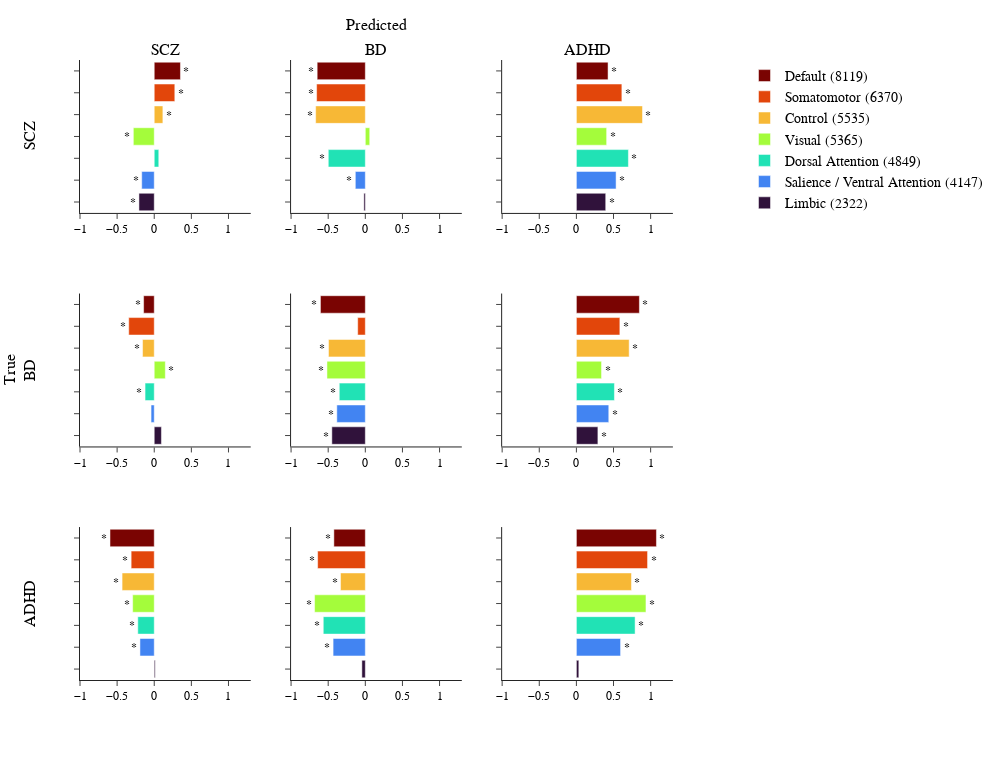

The notebook cell this image was saved under:
### Code cell
# outcomes = [
#   "ADHD|PredictedADHD_percent","ADHD|PredictedBIPOLAR_percent","ADHD|PredictedSCHZ_percent",
#   "BIPOLAR|PredictedADHD_percent","BIPOLAR|PredictedBIPOLAR_percent","BIPOLAR|PredictedSCHZ_percent",
#   "SCHZ|PredictedADHD_percent","SCHZ|PredictedBIPOLAR_percent","SCHZ|PredictedSCHZ_percent"
# ]
diag_list = ['SCZ','BD','ADHD']
network_list = [
  'Limbic',
  'Salience / Ventral Attention',
  'Dorsal Attention',
  'Visual',
  'Control',
  'Somatomotor',
  'Default'
]
arr_plot = make_subplots(
  rows = 3,
  cols = 3,
  row_titles=diag_list,
  column_titles=diag_list,
  x_title='Predicted',
  y_title='True',
  vertical_spacing=.13
)
ind = 0

for i in diag_list:
  for j in diag_list:
    outcome = f'{i}|Predicted{j}_percent'
    sub_df = fi_df.loc[(fi_df['True']==i) & (fi_df['Pred']==j)]
    print(outcome)
    sub_df['n_perm'] = sub_df['n_perm'].astype(str)
    for net in network_list:
      net_df = sub_df.loc[sub_df['Network Subset']==net]
      if ind==0:
        arr_plot.add_trace(
          go.Bar(
            # sub_df,
            y=net_df["Network Subset"],
            x=net_df["Cohens_d"],
            marker_color=net_df["color"],
            name=f'{net} ({target_dict[net]["Number Permuted"]})',
            text=net_df["p_past_threshold"],
            textposition="outside",
            showlegend=True,
            orientation='h'
          ),
          row=diag_list.index(i)+1,
          col=diag_list.index(j)+1
        )
      else:
        arr_plot.add_trace(
          go.Bar(
            # sub_df,
            y=net_df["Network Subset"],
            x=net_df["Cohens_d"],
            marker_color=net_df["color"],
            name=f'{net} ({target_dict[net]["Number Permuted"]})',
            text=net_df["p_past_threshold"],
            textposition="outside",
            showlegend=False,
            orientation='h'
          ),
          row=diag_list.index(i)+1,
          col=diag_list.index(j)+1
        )
    ind+=1

      

arr_plot.update_layout(
  height=760, 
  width=1000, 
  # title_text=f'Network Connection Feature Importance',
  showlegend=True,
  legend=dict(
    orientation='v',
    yanchor="top",
    y=1,
    xanchor="right",
    x=1.5,
    traceorder='reversed',
    font=dict(
      # family="Times New Roman",
      size=14,
      color="Black"
    )
  ),
  font=dict(
    # family="Times New Roman",
    size=12,
    color="Black"
    ),
  template='simple_white',
  paper_bgcolor='White',
  plot_bgcolor='White'
)

arr_plot.update_yaxes(showticklabels= False)
arr_plot.update_xaxes(range = [-1,1.3], showticklabels=True)
arr_plot.for_each_annotation(
  lambda a:  a.update(x = 0,textangle=-90, xanchor='right', xshift=-40) if a.x ==.98 else
  a.update(xshift = -60) if a.x ==0 else
  a.update(yanchor = 'bottom', y=1,yshift = 25) if a.text == "Predicted" else()
  # a.update(x = -0.07) if a.text in row_titles else()
)
arr_plot.update_layout(margin=dict(t=60, l=80))
arr_plot.write_html('FeatureImportance_Results_03.html')
arr_plot.update_layout(
    font=dict(
        family="Arial",
        size=12,
        color="Black"
      ),
  )
arr_plot.write_image('FeatureImportance_Results_03.jpg', scale=4)
arr_plot.show()

### Figure 1 — Plotly figure (JSON) as saved in the notebook; plotly's stock layout.template omitted (floating-point values rounded to 4 significant figures)
{"data": [{"marker": {"color": ["rgb(48, 18, 59)"]}, "name": "Limbic (2322)", "orientation": "h", "showlegend": true, "text": ["*"], "textposition": "outside", "type": "bar", "x": [-0.2059], "xaxis": "x", "y": ["Limbic"], "yaxis": "y"}, {"marker": {"color": ["rgb(66, 132, 242)"]}, "name": "Salience / Ventral Attention (4147)", "orientation": "h", "showlegend": true, "text": ["*"], "textposition": "outside", "type": "bar", "x": [-0.1686], "xaxis": "x", "y": ["Salience / Ventral Attention"], "yaxis": "y"}, {"marker": {"color": ["rgb(33, 226, 181)"]}, "name": "Dorsal Attention (4849)", "orientation": "h", "showlegend": true, "text": [null], "textposition": "outside", "type": "bar", "x": [0.06113], "xaxis": "x", "y": ["Dorsal Attention"], "yaxis": "y"}, {"marker": {"color": ["rgb(164, 252, 59)"]}, "name": "Visual (5365)", "orientation": "h", "showlegend": true, "text": ["*"], "textposition": "outside", "type": "bar", "x": [-0.2816], "xaxis": "x", "y": ["Visual"], "yaxis": "y"}, {"marker": {"color": ["rgb(247, 184, 54)"]}, "name": "Control (5535)", "orientation": "h", "showlegend": true, "text": ["*"], "textposition": "outside", "type": "bar", "x": [0.1162], "xaxis": "x", "y": ["Control"], "yaxis": "y"}, {"marker": {"color": ["rgb(226, 70, 11)"]}, "name": "Somatomotor (6370)", "orientation": "h", "showlegend": true, "text": ["*"], "textposition": "outside", "type": "bar", "x": [0.2771], "xaxis": "x", "y": ["Somatomotor"], "yaxis": "y"}, {"marker": {"color": ["rgb(122, 4, 2)"]}, "name": "Default (8119)", "orientation": "h", "showlegend": true, "text": ["*"], "textposition": "outside", "type": "bar", "x": [0.353], "xaxis": "x", "y": ["Default"], "yaxis": "y"}, {"marker": {"color": ["rgb(48, 18, 59)"]}, "name": "Limbic (2322)", "orientation": "h", "showlegend": false, "text": [null], "textposition": "outside", "type": "bar", "x": [-0.01935], "xaxis": "x2", "y": ["Limbic"], "yaxis": "y2"}, {"marker": {"color": ["rgb(66, 132, 242)"]}, "name": "Salience / Ventral Attention (4147)", "orientation": "h", "showlegend": false, "text": ["*"], "textposition": "outside", "type": "bar", "x": [-0.1346], "xaxis": "x2", "y": ["Salience / Ventral Attention"], "yaxis": "y2"}, {"marker": {"color": ["rgb(33, 226, 181)"]}, "name": "Dorsal Attention (4849)", "orientation": "h", "showlegend": false, "text": ["*"], "textposition": "outside", "type": "bar", "x": [-0.4988], "xaxis": "x2", "y": ["Dorsal Attention"], "yaxis": "y2"}, {"marker": {"color": ["rgb(164, 252, 59)"]}, "name": "Visual (5365)", "orientation": "h", "showlegend": false, "text": [null], "textposition": "outside", "type": "bar", "x": [0.05951], "xaxis": "x2", "y": ["Visual"], "yaxis": "y2"}, {"marker": {"color": ["rgb(247, 184, 54)"]}, "name": "Control (5535)", "orientation": "h", "showlegend": false, "text": ["*"], "textposition": "outside", "type": "bar", "x": [-0.6688], "xaxis": "x2", "y": ["Control"], "yaxis": "y2"}, {"marker": {"color": ["rgb(226, 70, 11)"]}, "name": "Somatomotor (6370)", "orientation": "h", "showlegend": false, "text": ["*"], "textposition": "outside", "type": "bar", "x": [-0.6559], "xaxis": "x2", "y": ["Somatomotor"], "yaxis": "y2"}, {"marker": {"color": ["rgb(122, 4, 2)"]}, "name": "Default (8119)", "orientation": "h", "showlegend": false, "text": ["*"], "textposition": "outside", "type": "bar", "x": [-0.6484], "xaxis": "x2", "y": ["Default"], "yaxis": "y2"}, {"marker": {"color": ["rgb(48, 18, 59)"]}, "name": "Limbic (2322)", "orientation": "h", "showlegend": false, "text": ["*"], "textposition": "outside", "type": "bar", "x": [0.3951], "xaxis": "x3", "y": ["Limbic"], "yaxis": "y3"}, {"marker": {"color": ["rgb(66, 132, 242)"]}, "name": "Salience / Ventral Attention (4147)", "orientation": "h", "showlegend": false, "text": ["*"], "textposition": "outside", "type": "bar", "x": [0.5347], "xaxis": "x3", "y": ["Salience / Ventral Attention"], "yaxis": "y3"}, {"marker": {"color": ["rgb(33, 226, 181)"]}, "name": "Dorsal Attention (4849)", "orientation": "h", "showlegend": false, "text": ["*"], "textposition": "outside", "type": "bar", "x": [0.7005], "xaxis": "x3", "y": ["Dorsal Attention"], "yaxis": "y3"}, {"marker": {"color": ["rgb(164, 252, 59)"]}, "name": "Visual (5365)", "orientation": "h", "showlegend": false, "text": ["*"], "textposition": "outside", "type": "bar", "x": [0.4075], "xaxis": "x3", "y": ["Visual"], "yaxis": "y3"}, {"marker": {"color": ["rgb(247, 184, 54)"]}, "name": "Control (5535)", "orientation": "h", "showlegend": false, "text": ["*"], "textposition": "outside", "type": "bar", "x": [0.8904], "xaxis": "x3", "y": ["Control"], "yaxis": "y3"}, {"marker": {"color": ["rgb(226, 70, 11)"]}, "name": "Somatomotor (6370)", "orientation": "h", "showlegend": false, "text": ["*"], "textposition": "outside", "type": "bar", "x": [0.6126], "xaxis": "x3", "y": ["Somatomotor"], "yaxis": "y3"}, {"marker": {"color": ["rgb(122, 4, 2)"]}, "name": "Default (8119)", "orientation": "h", "showlegend": false, "text": ["*"], "textposition": "outside", "type": "bar", "x": [0.4265], "xaxis": "x3", "y": ["Default"], "yaxis": "y3"}, {"marker": {"color": ["rgb(48, 18, 59)"]}, "name": "Limbic (2322)", "orientation": "h", "showlegend": false, "text": [null], "textposition": "outside", "type": "bar", "x": [0.09675], "xaxis": "x4", "y": ["Limbic"], "yaxis": "y4"}, {"marker": {"color": ["rgb(66, 132, 242)"]}, "name": "Salience / Ventral Attention (4147)", "orientation": "h", "showlegend": false, "text": [null], "textposition": "outside", "type": "bar", "x": [-0.04269], "xaxis": "x4", "y": ["Salience / Ventral Attention"], "yaxis": "y4"}, {"marker": {"color": ["rgb(33, 226, 181)"]}, "name": "Dorsal Attention (4849)", "orientation": "h", "showlegend": false, "text": ["*"], "textposition": "outside", "type": "bar", "x": [-0.1234], "xaxis": "x4", "y": ["Dorsal Attention"], "yaxis": "y4"}, {"marker": {"color": ["rgb(164, 252, 59)"]}, "name": "Visual (5365)", "orientation": "h", "showlegend": false, "text": ["*"], "textposition": "outside", "type": "bar", "x": [0.1493], "xaxis": "x4", "y": ["Visual"], "yaxis": "y4"}, {"marker": {"color": ["rgb(247, 184, 54)"]}, "name": "Control (5535)", "orientation": "h", "showlegend": false, "text": ["*"], "textposition": "outside", "type": "bar", "x": [-0.1574], "xaxis": "x4", "y": ["Control"], "yaxis": "y4"}, {"marker": {"color": ["rgb(226, 70, 11)"]}, "name": "Somatomotor (6370)", "orientation": "h", "showlegend": false, "text": ["*"], "textposition": "outside", "type": "bar", "x": [-0.3436], "xaxis": "x4", "y": ["Somatomotor"], "yaxis": "y4"}, {"marker": {"color": ["rgb(122, 4, 2)"]}, "name": "Default (8119)", "orientation": "h", "showlegend": false, "text": ["*"], "textposition": "outside", "type": "bar", "x": [-0.1431], "xaxis": "x4", "y": ["Default"], "yaxis": "y4"}, {"marker": {"color": ["rgb(48, 18, 59)"]}, "name": "Limbic (2322)", "orientation": "h", "showlegend": false, "text": ["*"], "textposition": "outside", "type": "bar", "x": [-0.4508], "xaxis": "x5", "y": ["Limbic"], "yaxis": "y5"}, {"marker": {"color": ["rgb(66, 132, 242)"]}, "name": "Salience / Ventral Attention (4147)", "orientation": "h", "showlegend": false, "text": ["*"], "textposition": "outside", "type": "bar", "x": [-0.3837], "xaxis": "x5", "y": ["Salience / Ventral Attention"], "yaxis": "y5"}, {"marker": {"color": ["rgb(33, 226, 181)"]}, "name": "Dorsal Attention (4849)", "orientation": "h", "showlegend": false, "text": ["*"], "textposition": "outside", "type": "bar", "x": [-0.3508], "xaxis": "x5", "y": ["Dorsal Attention"], "yaxis": "y5"}, {"marker": {"color": ["rgb(164, 252, 59)"]}, "name": "Visual (5365)", "orientation": "h", "showlegend": false, "text": ["*"], "textposition": "outside", "type": "bar", "x": [-0.5166], "xaxis": "x5", "y": ["Visual"], "yaxis": "y5"}, {"marker": {"color": ["rgb(247, 184, 54)"]}, "name": "Control (5535)", "orientation": "h", "showlegend": false, "text": ["*"], "textposition": "outside", "type": "bar", "x": [-0.4961], "xaxis": "x5", "y": ["Control"], "yaxis": "y5"}, {"marker": {"color": ["rgb(226, 70, 11)"]}, "name": "Somatomotor (6370)", "orientation": "h", "showlegend": false, "text": [null], "textposition": "outside", "type": "bar", "x": [-0.1026], "xaxis": "x5", "y": ["Somatomotor"], "yaxis": "y5"}, {"marker": {"color": ["rgb(122, 4, 2)"]}, "name": "Default (8119)", "orientation": "h", "showlegend": false, "text": ["*"], "textposition": "outside", "type": "bar", "x": [-0.6044], "xaxis": "x5", "y": ["Default"], "yaxis": "y5"}, {"marker": {"color": ["rgb(48, 18, 59)"]}, "name": "Limbic (2322)", "orientation": "h", "showlegend": false, "text": ["*"], "textposition": "outside", "type": "bar", "x": [0.2896], "xaxis": "x6", "y": ["Limbic"], "yaxis": "y6"}, {"marker": {"color": ["rgb(66, 132, 242)"]}, "name": "Salience / Ventral Attention (4147)", "orientation": "h", "showlegend": false, "text": ["*"], "textposition": "outside", "type": "bar", "x": [0.4362], "xaxis": "x6", "y": ["Salience / Ventral Attention"], "yaxis": "y6"}, {"marker": {"color": ["rgb(33, 226, 181)"]}, "name": "Dorsal Attention (4849)", "orientation": "h", "showlegend": false, "text": ["*"], "textposition": "outside", "type": "bar", "x": [0.5123], "xaxis": "x6", "y": ["Dorsal Attention"], "yaxis": "y6"}, {"marker": {"color": ["rgb(164, 252, 59)"]}, "name": "Visual (5365)", "orientation": "h", "showlegend": false, "text": ["*"], "textposition": "outside", "type": "bar", "x": [0.3387], "xaxis": "x6", "y": ["Visual"], "yaxis": "y6"}, {"marker": {"color": ["rgb(247, 184, 54)"]}, "name": "Control (5535)", "orientation": "h", "showlegend": false, "text": ["*"], "textposition": "outside", "type": "bar", "x": [0.7109], "xaxis": "x6", "y": ["Control"], "yaxis": "y6"}, {"marker": {"color": ["rgb(226, 70, 11)"]}, "name": "Somatomotor (6370)", "orientation": "h", "showlegend": false, "text": ["*"], "textposition": "outside", "type": "bar", "x": [0.5854], "xaxis": "x6", "y": ["Somatomotor"], "yaxis": "y6"}, {"marker": {"color": ["rgb(122, 4, 2)"]}, "name": "Default (8119)", "orientation": "h", "showlegend": false, "text": ["*"], "textposition": "outside", "type": "bar", "x": [0.8484], "xaxis": "x6", "y": ["Default"], "yaxis": "y6"}, {"marker": {"color": ["rgb(48, 18, 59)"]}, "name": "Limbic (2322)", "orientation": "h", "showlegend": false, "text": [null], "textposition": "outside", "type": "bar", "x": [0.01294], "xaxis": "x7", "y": ["Limbic"], "yaxis": "y7"}, {"marker": {"color": ["rgb(66, 132, 242)"]}, "name": "Salience / Ventral Attention (4147)", "orientation": "h", "showlegend": false, "text": ["*"], "textposition": "outside", "type": "bar", "x": [-0.1925], "xaxis": "x7", "y": ["Salience / Ventral Attention"], "yaxis": "y7"}, {"marker": {"color": ["rgb(33, 226, 181)"]}, "name": "Dorsal Attention (4849)", "orientation": "h", "showlegend": false, "text": ["*"], "textposition": "outside", "type": "bar", "x": [-0.2214], "xaxis": "x7", "y": ["Dorsal Attention"], "yaxis": "y7"}, {"marker": {"color": ["rgb(164, 252, 59)"]}, "name": "Visual (5365)", "orientation": "h", "showlegend": false, "text": ["*"], "textposition": "outside", "type": "bar", "x": [-0.2907], "xaxis": "x7", "y": ["Visual"], "yaxis": "y7"}, {"marker": {"color": ["rgb(247, 184, 54)"]}, "name": "Control (5535)", "orientation": "h", "showlegend": false, "text": ["*"], "textposition": "outside", "type": "bar", "x": [-0.433], "xaxis": "x7", "y": ["Control"], "yaxis": "y7"}, {"marker": {"color": ["rgb(226, 70, 11)"]}, "name": "Somatomotor (6370)", "orientation": "h", "showlegend": false, "text": ["*"], "textposition": "outside", "type": "bar", "x": [-0.3111], "xaxis": "x7", "y": ["Somatomotor"], "yaxis": "y7"}, {"marker": {"color": ["rgb(122, 4, 2)"]}, "name": "Default (8119)", "orientation": "h", "showlegend": false, "text": ["*"], "textposition": "outside", "type": "bar", "x": [-0.5961], "xaxis": "x7", "y": ["Default"], "yaxis": "y7"}, {"marker": {"color": ["rgb(48, 18, 59)"]}, "name": "Limbic (2322)", "orientation": "h", "showlegend": false, "text": [null], "textposition": "outside", "type": "bar", "x": [-0.04638], "xaxis": "x8", "y": ["Limbic"], "yaxis": "y8"}, {"marker": {"color": ["rgb(66, 132, 242)"]}, "name": "Salience / Ventral Attention (4147)", "orientation": "h", "showlegend": false, "text": ["*"], "textposition": "outside", "type": "bar", "x": [-0.434], "xaxis": "x8", "y": ["Salience / Ventral Attention"], "yaxis": "y8"}, {"marker": {"color": ["rgb(33, 226, 181)"]}, "name": "Dorsal Attention (4849)", "orientation": "h", "showlegend": false, "text": ["*"], "textposition": "outside", "type": "bar", "x": [-0.5663], "xaxis": "x8", "y": ["Dorsal Attention"], "yaxis": "y8"}, {"marker": {"color": ["rgb(164, 252, 59)"]}, "name": "Visual (5365)", "orientation": "h", "showlegend": false, "text": ["*"], "textposition": "outside", "type": "bar", "x": [-0.6833], "xaxis": "x8", "y": ["Visual"], "yaxis": "y8"}, {"marker": {"color": ["rgb(247, 184, 54)"]}, "name": "Control (5535)", "orientation": "h", "showlegend": false, "text": ["*"], "textposition": "outside", "type": "bar", "x": [-0.3338], "xaxis": "x8", "y": ["Control"], "yaxis": "y8"}, {"marker": {"color": ["rgb(226, 70, 11)"]}, "name": "Somatomotor (6370)", "orientation": "h", "showlegend": false, "text": ["*"], "textposition": "outside", "type": "bar", "x": [-0.6422], "xaxis": "x8", "y": ["Somatomotor"], "yaxis": "y8"}, {"marker": {"color": ["rgb(122, 4, 2)"]}, "name": "Default (8119)", "orientation": "h", "showlegend": false, "text": ["*"], "textposition": "outside", "type": "bar", "x": [-0.4236], "xaxis": "x8", "y": ["Default"], "yaxis": "y8"}, {"marker": {"color": ["rgb(48, 18, 59)"]}, "name": "Limbic (2322)", "orientation": "h", "showlegend": false, "text": [null], "textposition": "outside", "type": "bar", "x": [0.03272], "xaxis": "x9", "y": ["Limbic"], "yaxis": "y9"}, {"marker": {"color": ["rgb(66, 132, 242)"]}, "name": "Salience / Ventral Attention (4147)", "orientation": "h", "showlegend": false, "text": ["*"], "textposition": "outside", "type": "bar", "x": [0.5952], "xaxis": "x9", "y": ["Salience / Ventral Attention"], "yaxis": "y9"}, {"marker": {"color": ["rgb(33, 226, 181)"]}, "name": "Dorsal Attention (4849)", "orientation": "h", "showlegend": false, "text": ["*"], "textposition": "outside", "type": "bar", "x": [0.7908], "xaxis": "x9", "y": ["Dorsal Attention"], "yaxis": "y9"}, {"marker": {"color": ["rgb(164, 252, 59)"]}, "name": "Visual (5365)", "orientation": "h", "showlegend": false, "text": ["*"], "textposition": "outside", "type": "bar", "x": [0.9372], "xaxis": "x9", "y": ["Visual"], "yaxis": "y9"}, {"marker": {"color": ["rgb(247, 184, 54)"]}, "name": "Control (5535)", "orientation": "h", "showlegend": false, "text": ["*"], "textposition": "outside", "type": "bar", "x": [0.7419], "xaxis": "x9", "y": ["Control"], "yaxis": "y9"}, {"marker": {"color": ["rgb(226, 70, 11)"]}, "name": "Somatomotor (6370)", "orientation": "h", "showlegend": false, "text": ["*"], "textposition": "outside", "type": "bar", "x": [0.9586], "xaxis": "x9", "y": ["Somatomotor"], "yaxis": "y9"}, {"marker": {"color": ["rgb(122, 4, 2)"]}, "name": "Default (8119)", "orientation": "h", "showlegend": false, "text": ["*"], "textposition": "outside", "type": "bar", "x": [1.078], "xaxis": "x9", "y": ["Default"], "yaxis": "y9"}], "layout": {"annotations": [{"font": {"size": 16}, "showarrow": false, "text": "SCZ", "x": 0.1411, "xanchor": "center", "xref": "paper", "y": 1, "yanchor": "bottom", "yref": "paper"}, {"font": {"size": 16}, "showarrow": false, "text": "BD", "x": 0.49, "xanchor": "center", "xref": "paper", "y": 1, "yanchor": "bottom", "yref": "paper"}, {"font": {"size": 16}, "showarrow": false, "text": "ADHD", "x": 0.8389, "xanchor": "center", "xref": "paper", "y": 1, "yanchor": "bottom", "yref": "paper"}, {"font": {"size": 16}, "showarrow": false, "text": "SCZ", "textangle": -90, "x": 0, "xanchor": "right", "xref": "paper", "xshift": -40, "y": 0.8767, "yanchor": "middle", "yref": "paper"}, {"font": {"size": 16}, "showarrow": false, "text": "BD", "textangle": -90, "x": 0, "xanchor": "right", "xref": "paper", "xshift": -40, "y": 0.5, "yanchor": "middle", "yref": "paper"}, {"font": {"size": 16}, "showarrow": false, "text": "ADHD", "textangle": -90, "x": 0, "xanchor": "right", "xref": "paper", "xshift": -40, "y": 0.1233, "yanchor": "middle", "yref": "paper"}, {"font": {"size": 16}, "showarrow": false, "text": "Predicted", "x": 0.49, "xanchor": "center", "xref": "paper", "y": 1, "yanchor": "bottom", "yref": "paper", "yshift": 25}, {"font": {"size": 16}, "showarrow": false, "text": "True", "textangle": -90, "x": 0, "xanchor": "right", "xref": "paper", "xshift": -60, "y": 0.5, "yanchor": "middle", "yref": "paper"}], "font": {"color": "Black", "family": "Arial", "size": 12}, "height": 760, "legend": {"font": {"color": "Black", "size": 14}, "orientation": "v", "traceorder": "reversed", "x": 1.5, "xanchor": "right", "y": 1, "yanchor": "top"}, "margin": {"l": 80, "t": 60}, "paper_bgcolor": "White", "plot_bgcolor": "White", "showlegend": true, "width": 1000, "xaxis": {"anchor": "y", "domain": [0, 0.2822], "range": [-1, 1.3], "showticklabels": true}, "xaxis2": {"anchor": "y2", "domain": [0.3489, 0.6311], "range": [-1, 1.3], "showticklabels": true}, "xaxis3": {"anchor": "y3", "domain": [0.6978, 0.98], "range": [-1, 1.3], "showticklabels": true}, "xaxis4": {"anchor": "y4", "domain": [0, 0.2822], "range": [-1, 1.3], "showticklabels": true}, "xaxis5": {"anchor": "y5", "domain": [0.3489, 0.6311], "range": [-1, 1.3], "showticklabels": true}, "xaxis6": {"anchor": "y6", "domain": [0.6978, 0.98], "range": [-1, 1.3], "showticklabels": true}, "xaxis7": {"anchor": "y7", "domain": [0, 0.2822], "range": [-1, 1.3], "showticklabels": true}, "xaxis8": {"anchor": "y8", "domain": [0.3489, 0.6311], "range": [-1, 1.3], "showticklabels": true}, "xaxis9": {"anchor": "y9", "domain": [0.6978, 0.98], "range": [-1, 1.3], "showticklabels": true}, "yaxis": {"anchor": "x", "domain": [0.7533, 1], "showticklabels": false}, "yaxis2": {"anchor": "x2", "domain": [0.7533, 1], "showticklabels": false}, "yaxis3": {"anchor": "x3", "domain": [0.7533, 1], "showticklabels": false}, "yaxis4": {"anchor": "x4", "domain": [0.3767, 0.6233], "showticklabels": false}, "yaxis5": {"anchor": "x5", "domain": [0.3767, 0.6233], "showticklabels": false}, "yaxis6": {"anchor": "x6", "domain": [0.3767, 0.6233], "showticklabels": false}, "yaxis7": {"anchor": "x7", "domain": [0, 0.2467], "showticklabels": false}, "yaxis8": {"anchor": "x8", "domain": [0, 0.2467], "showticklabels": false}, "yaxis9": {"anchor": "x9", "domain": [0, 0.2467], "showticklabels": false}}}
